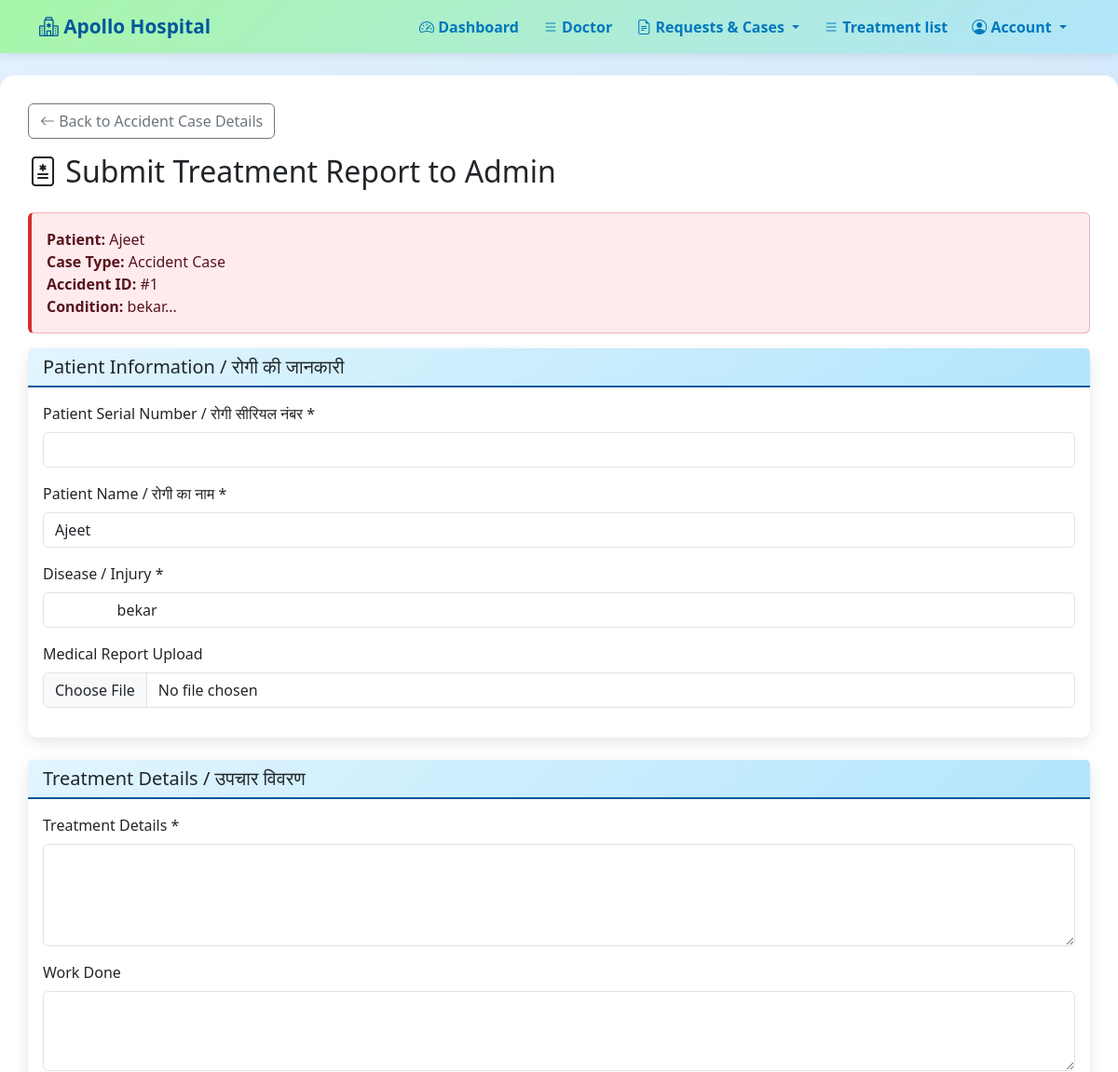
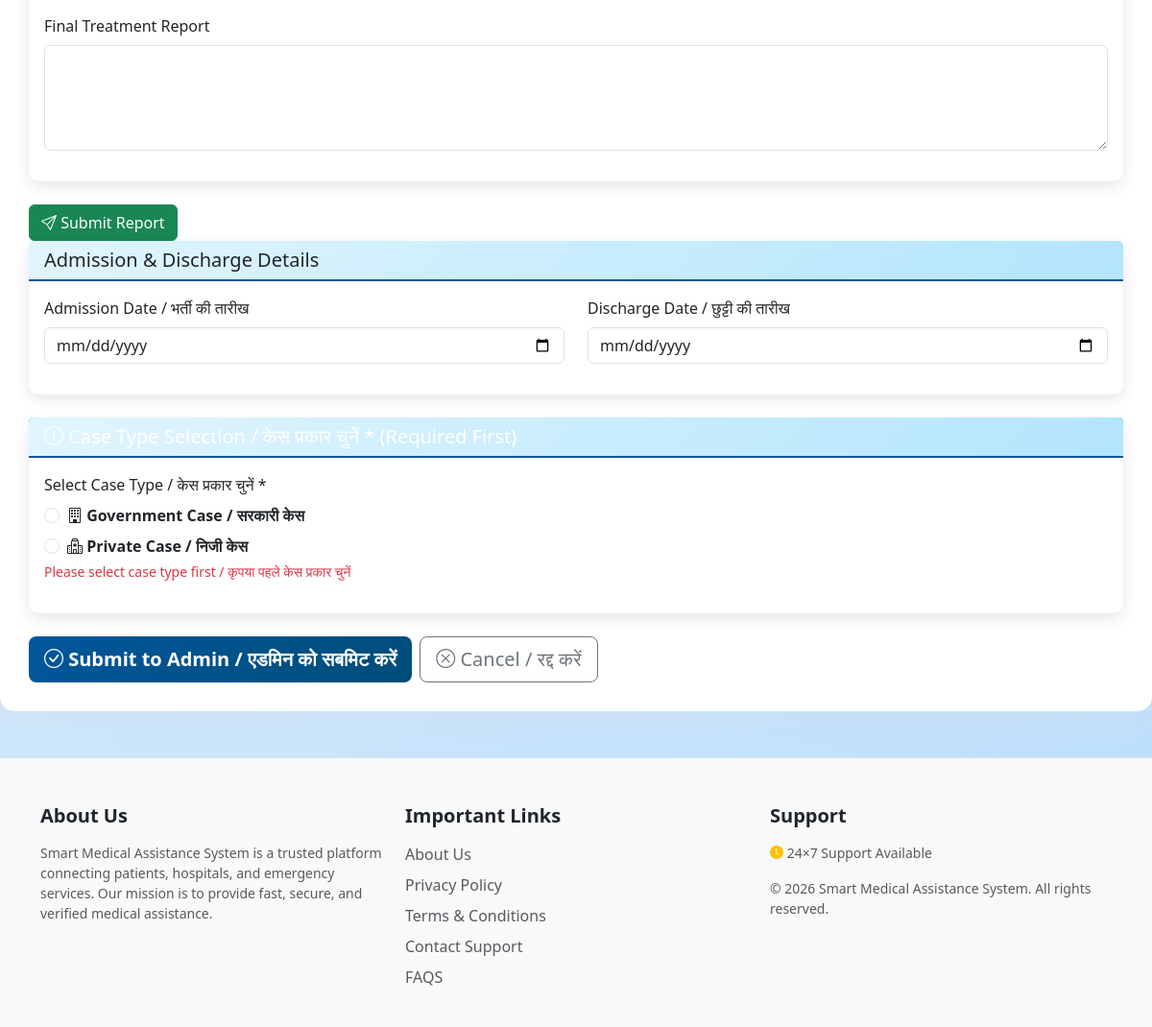
/hospital/accident-case/1/submit-treatment (signed in), run on the app's committed database (2 pictures, top to bottom).
### models.py (models this page shows)
class AccidentCase(db.Model):
    __tablename__ = 'accident_cases'
    accident_id = db.Column(db.Integer, primary_key=True)
    patient_id = db.Column(db.Integer, db.ForeignKey('patients.patient_id'), nullable=False)
    hospital_id = db.Column(
        db.Integer,
        db.ForeignKey('hospitals.id'),  # ✅ FIX HERE
        nullable=False
    )
    status = db.Column(db.String(50), default='pending')  # pending, approved, rejected, treatment_complete, discharged
    case_type = db.Column(db.String(20))  # accident / emergency
    patient_name = db.Column(db.String(100), nullable=False)
    gender = db.Column(db.String(10))
    patient_mobile = db.Column(db.String(15))
    email = db.Column(db.String(100))# Patient mobile number
    date_of_birth = db.Column(db.Date)
    aadhar_no = db.Column(db.String(12), nullable=False)
    patient_image_url = db.Column(db.String(255))  # Jan Aadhaar image
    ayushman_card_url = db.Column(db.String(255))  # Ayushman card image (optional)
    accident_description = db.Column(db.Text, nullable=False)  # How it happened
    accident_date = db.Column(db.Date)
    accident_location = db.Column(db.String(200))
    current_condition = db.Column(db.Text, nullable=False)  # Bone fracture, bleeding, etc.
    patient_condition_image_url = db.Column(db.String(255))  # Patient condition/injury photo
    patient_serial_number = db.Column(db.String(50))  # Given by hospital
    admission_date = db.Column(db.Date)
    discharge_date = db.Column(db.Date)
    created_at = db.Column(
        db.DateTime,
        default=get_ist_now
    )
    updated_at = db.Column(
        db.DateTime,
        default=get_ist_now,
        onupdate=get_ist_now
    )
    patient = db.relationship('Patient', backref='accident_cases')
    hospital = db.relationship('Hospital', backref='accident_cases')

### app.py (the view, shortened to what this page needs)
@app.route('/hospital/accident-case/<int:accident_id>/submit-treatment', methods=['GET', 'POST'])
@login_required_hospital
@role_required('hospital')
def submit_accident_treatment_report(accident_id):
    hospital_id = session.get('hospital_id')
    accident_case = AccidentCase.query.get_or_404(accident_id)
    if accident_case.hospital_id != hospital_id:
        flash('Unauthorized access', 'danger')
        return redirect(url_for('hospital_dashboard'))
    existing_report = TreatmentReport.query.filter_by(accident_id=accident_id).first()
    return render_template('hospital/submit_treatment.html',
                         request=None,  # For accident cases, request is None
                         accident_case=accident_case,
                         existing_report=existing_report,
                         upi_id=UPI_ID)

### app.py (called while the page is built, shortened)
@app.context_processor
def inject_helpers():
    return dict(calculate_age=calculate_age, user_role=session.get('user_role'))

def login_required_hospital(f):
    @wraps(f)
    def decorated_function(*args, **kwargs):
        if 'hospital_id' not in session:
            flash('Please login to access this page', 'warning')
            return redirect(url_for('hospital_login'))
        return f(*args, **kwargs)
    return decorated_function

def role_required(*allowed_roles):
    def decorator(f):
        @wraps(f)
        def decorated_function(*args, **kwargs):
            user_role = session.get('user_role')
            return f(*args, **kwargs)
        return decorated_function
    return decorator

@app.after_request
def add_cache_control(response):
    if response.content_type and 'text/html' in response.content_type:
        response.headers['Cache-Control'] = 'no-cache, no-store, must-revalidate'
        response.headers['Pragma'] = 'no-cache'
        response.headers['Expires'] = '0'
    return response

### templates/hospital/submit_treatment.html (shortened to what this page needs)
{% extends "hospital_base.html" %}
{% block content %}
<div class="main-container">
    <div class="mb-3">
        {% if request %}
        <a href="/hospital/request/{{ request.request_id }}" class="btn btn-outline-secondary">
            <i class="bi bi-arrow-left"></i> Back to Request Details
        </a>
        {% elif accident_case %}
        <a href="/hospital/accident-case/{{ accident_case.accident_id }}" class="btn btn-outline-secondary">
            <i class="bi bi-arrow-left"></i> Back to Accident Case Details
        </a>
        {% endif %}
    </div>
    <h2 class="mb-4">
        <i class="bi bi-file-medical"></i> Submit Treatment Report to Admin
    </h2>
    {% if request %}
    <div class="alert alert-info">
        <strong>Patient:</strong> {{ request.patient.name }}<br>
        <strong>Disease:</strong> {{ request.disease.name }}<br>
        <strong>Request ID:</strong> #{{ request.request_id }}<br>
        <strong>Case Type:</strong> Normal Case
    </div>
    {% elif accident_case %}
    <div class="alert alert-danger">
        <strong>Patient:</strong> {{ accident_case.patient_name }}<br>
        <strong>Case Type:</strong> Accident Case<br>
        <strong>Accident ID:</strong> #{{ accident_case.accident_id }}<br>
        <strong>Condition:</strong> {{ accident_case.current_condition[:50] }}...
    </div>
    {% endif %}
    <form method="POST"
          enctype="multipart/form-data"
          action="{% if request %}/hospital/request/{{ request.request_id }}/submit-treatment{% elif accident_case %}/hospital/accident-case/{{ accident_case.accident_id }}/submit-treatment{% endif %}">
        <div class="card mb-4">
            <div class="card-header">
                <h5 class="mb-0">Patient Information / रोगी की जानकारी</h5>
            </div>
            <div class="card-body">
                <div class="mb-3">
                    <label class="form-label">Patient Serial Number / रोगी सीरियल नंबर *</label>
                    <input type="text" class="form-control"
                           name="patient_serial_number"
                           value="{{ existing_report.patient_serial_number if existing_report else (request.patient_serial_number if request else '') }}"
                           required>
                </div>
                <div class="mb-3">
                    <label class="form-label">Patient Name / रोगी का नाम *</label>
                    <input type="text" class="form-control"
                           name="patient_name"
                           value="{{ existing_report.patient_name if existing_report else (request.patient.name if request else accident_case.patient_name if accident_case else '') }}"
                           required>
                </div>
                <div class="mb-3">
                    <label class="form-label">Disease / Injury *</label>
                    <input type="text" class="form-control"
                           name="disease_injury"
                           value="{{ existing_report.disease_injury if existing_report else (request.disease.name if request else accident_case.current_condition[:50] if accident_case else '') }}"
                           required>
                </div>
                <div class="mb-3">
                    <label class="form-label">Medical Report Upload</label>
                    <input type="file" class="form-control" name="medical_report">
                </div>
            </div>
        </div>
        <div class="card mb-4">
            <div class="card-header">
                <h5 class="mb-0">Treatment Details / उपचार विवरण</h5>
            </div>
            <div class="card-body">
                <div class="mb-3">
                    <label class="form-label">Treatment Details *</label>
                    <textarea class="form-control" name="treatment_details" rows="4" required>{{ existing_report.treatment_details if existing_report else '' }}</textarea>
                </div>
                <div class="mb-3">
                    <label class="form-label">Work Done</label>
                    <textarea class="form-control" name="work_done" rows="3">{{ existing_report.work_done if existing_report else '' }}</textarea>
                </div>
                <div class="mb-3">
                    <label class="form-label">Final Treatment Report</label>
                    <textarea class="form-control" name="final_treatment_report" rows="4">{{ existing_report.final_treatment_report if existing_report else '' }}</textarea>
                </div>
            </div>
        </div>
        <button type="submit" class="btn btn-success">
            <i class="bi bi-send"></i> Submit Report
        </button>
<div class="card mb-4">
    <div class="card-header">
        <h5 class="mb-0">Admission & Discharge Details</h5>
    </div>
    <div class="card-body">
        <div class="row">
            <div class="col-md-6 mb-3">
                <label for="admission_date" class="form-label">Admission Date / भर्ती की तारीख</label>
                <input type="date" class="form-control" id="admission_date" name="admission_date"
                       value="{{ existing_report.admission_date.strftime('%Y-%m-%d') if existing_report and existing_report.admission_date else '' }}">
            </div>
            <div class="col-md-6 mb-3">
                <label for="discharge_date" class="form-label">Discharge Date / छुट्टी की तारीख</label>
                <input type="date" class="form-control" id="discharge_date" name="discharge_date"
                       value="{{ existing_report.discharge_date.strftime('%Y-%m-%d') if existing_report and existing_report.discharge_date else '' }}">
            </div>
        </div>
    </div>
</div>
<div class="card mb-4">
    <div class="card-header bg-primary text-white">
        <h5 class="mb-0">
            <i class="bi bi-exclamation-circle"></i> Case Type Selection / केस प्रकार चुनें * (Required First)
        </h5>
    </div>
    <div class="card-body">
        <div class="mb-3">
            <label class="form-label">Select Case Type / केस प्रकार चुनें *</label>
            <div class="form-check mb-2">
                <input class="form-check-input" type="radio" name="case_type" id="case_type_government" value="Government"
                       {% if existing_report and existing_report.case_type == 'Government' %}checked{% endif %} required>
                <label class="form-check-label" for="case_type_government">
                    <i class="bi bi-building"></i> <strong>Government Case / सरकारी केस</strong>
                </label>
            </div>
            <div class="form-check">
                <input class="form-check-input" type="radio" name="case_type" id="case_type_private" value="Private"
                       {% if existing_report and existing_report.case_type == 'Private' %}checked{% endif %} required>
                <label class="form-check-label" for="case_type_private">
                    <i class="bi bi-hospital"></i> <strong>Private Case / निजी केस</strong>
                </label>
            </div>
            <small class="text-danger">Please select case type first / कृपया पहले केस प्रकार चुनें</small>
        </div>
    </div>
</div>
<div class="d-flex gap-2">
    <button type="submit" class="btn btn-primary btn-lg">
        <i class="bi bi-check-circle"></i> Submit to Admin / एडमिन को सबमिट करें
    </button>
    {% if request %}
    <a href="/hospital/request/{{ request.request_id }}" class="btn btn-outline-secondary btn-lg">
        <i class="bi bi-x-circle"></i> Cancel / रद्द करें
    </a>
    {% elif accident_case %}
    <a href="/hospital/accident-case/{{ accident_case.accident_id }}" class="btn btn-outline-secondary btn-lg">
        <i class="bi bi-x-circle"></i> Cancel / रद्द करें
    </a>
    {% endif %}
</div>
    </form>
</div>
{% endblock %}

### templates/hospital_base.html (style rules this page uses)
body { font-family: "Segoe UI", Tahoma, Geneva, Verdana, sans-serif; background: linear-gradient(135deg, #e3f2fd 0%, #bbdefb 100%); min-height: 100vh; }
.main-container { background: white; border-radius: 15px; box-shadow: 0 10px 30px rgba(237, 215, 215, 0.2); margin: 20px auto; padding: 30px; }
.btn-primary { background: linear-gradient(135deg, #01579b, #004d7a); border: none; font-weight: 600; }
.card { border: none; border-radius: 10px; box-shadow: 0 5px 15px rgba(0,0,0,0.1); }
.card-header { background: linear-gradient(135deg, #e1f5fe 0%, #b3e5fc 100%); border-bottom: 2px solid #01579b; }
.alert-danger { border-left: 4px solid #d32f2f; background: #ffebee; }

### data on the page
AccidentCase: patient_name "Ajeet", accident_id "1", current_condition "bekar", disease_injury "bekar"

### other printed values
{{ session.get('hospital_name', 'Hospital') }} "Apollo Hospital"
